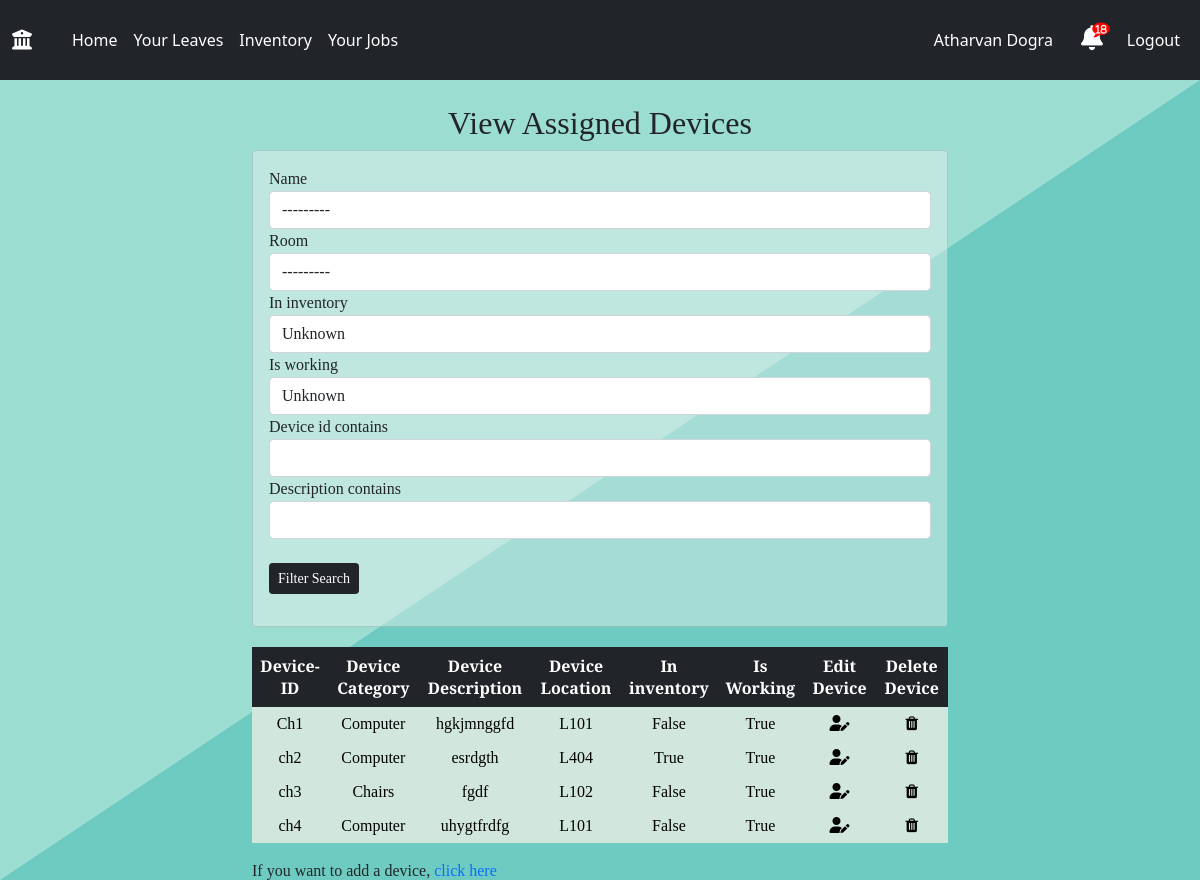
The page /admin-dashboard/view-devices/view-assigned-devices (signed in) on the database as committed earlier.
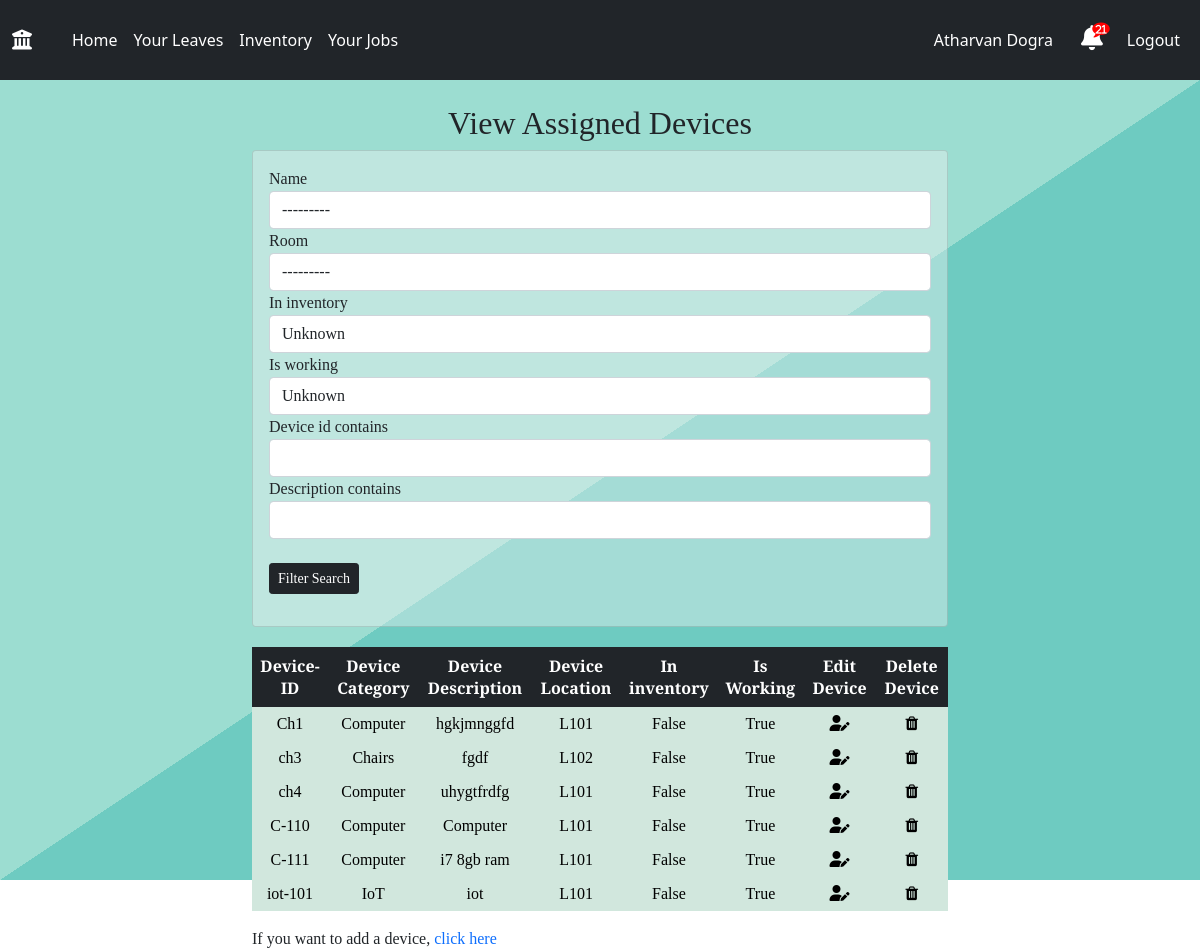
The same page on the database as committed later.
### main/models.py (models this page shows, shortened)
class Devices(models.Model):
    device_id = models.CharField(max_length=20, blank=False, null=False,unique=True)
    name=models.ForeignKey("CategoryOfDevice",blank=False,null=False, on_delete=models.CASCADE)
    description = models.TextField(max_length=1024)
    room=models.ForeignKey('Room',blank=True,null=True,on_delete=SET_NULL,default=None)
    in_inventory=models.BooleanField(default=False)
    is_working=models.BooleanField(default=True)
    not_working_reason=models.TextField(default=None,blank=True,null=True)
    who_expired = models.ForeignKey(Staff, null=True, blank=True, on_delete=models.SET_NULL)

class CategoryOfDevice(models.Model):
    category = models.CharField(max_length=100, null=False)
    def __str__(self):
        return self.category

class Room(models.Model):
    room_id = models.CharField(max_length=20, blank=False)
    name = models.CharField(max_length=255, blank=True)
    floor = models.IntegerField(blank=False, null=False, default=0)
    is_lab=models.BooleanField(default=False)
    def __str__(self):
        return self.room_id

### main/views.py (the view)
# urls.py: path('admin-dashboard/view-devices/view-assigned-devices',views.adminview_assigned_devices,name='adminview_assigned_devices'),
@login_required
def adminview_assigned_devices(request):
	staff=Staff.objects.get(user_obj=request.user)
	notification_count=get_notifications(staff.id)
	all_devices=Devices.objects.all()
	devices=Devices.objects.filter(room=None)
	assigned_devices=[dev for dev in all_devices if dev not in devices]
	assigned_devices=Devices.objects.filter(id__in={instance.id for instance in assigned_devices})
	myFilter = filterAssignedDevices(request.GET,queryset=assigned_devices)
	assigned_devices=myFilter.qs
	context={
		'staff':staff,
		'devices':assigned_devices,
		'myFilter':myFilter,
		'notification_count':notification_count,
	}
	return render(request,'admin/adminview_assigned_devices.html',context)

### main/views.py (called while the page is built)
def get_notifications(id):
	current_user=Staff.objects.get(id=id)
	designation=current_user.designation.designation
	notifications=[]
	if designation == 'Lab Technician':
		notification = Notification.objects.filter(notification_type='TECH',isActive=True,checked=False).order_by('-time').all()
		notifications.extend(notification)
	receiver=str(current_user.id) +' '+current_user.name
	notification = Notification.objects.filter(reciever=receiver,isActive=True,checked=False).order_by('-time').all()
	notifications.extend(notification)
	if designation == 'System Analyst' or designation == 'Lab Supervisor':
		notification=Notification.objects.filter(reciever='admin',isActive=True,checked=False).order_by('-time').all()
		notifications.extend(notification)
	return len(notifications)

### templates/admin/adminview_assigned_devices.html
{% extends 'base.html' %}
{% load static %}
{% block body %}
{% include 'navbar.html' with staff=staff notification_count=notification_count%}
<section class="sectionLogin">
  <br>
  <h2 style = "text-align: center;"> View Assigned Devices</h2>
<div class="container">
    <div class="col">
        <div class=" card card-body" style="background-color: rgba(245, 245, 245,0.4);">
            <form method="get">
              {% load crispy_forms_tags %}
                {{myFilter.form|crispy}}
                <br>
                <button class="btn btn-dark btn-sm" type="submit">Filter Search</button>
            </form>
        </div>
    </div>
    <div class="courses-table" style = "margin-top: 20px;">
        <table class="table1 table table-borderless table-dark table-hover" style = "text-align: center;">
            <thead>
              <tr>
                <th scope="col" >Device-ID</th>
                <th scope="col" >Device Category</th>
                <th scope="col" >Device Description</th>
                <th scope="col" >Device Location</th>
                <th scope="col" >In inventory</th>
                <th scope="col" >Is Working</th>
                <th scope="col" >Edit Device</th>
                <th scope="col" >Delete Device</th>
              </tr>
            </thead>
            <tbody>
              {% for device in devices %}
            <tr class="table-success" style = "text-align: center;">
                <td>{{device.device_id}}</td>
                <td>{{device.name.category}}</td>
                <td>{{device.description}}</td>
                <td>{{device.room.room_id}}</td>
                <td>{{device.in_inventory}}</td>
                <td>{{device.is_working}}</td>
                <td class="table-success"><a href=" {% url 'main:adminedit_assigned_device' id=device.id  %} " style="color: black; text-decoration: underline;"><i class="fas fa-user-edit"></i></a></td>
                <td><a href="{%url 'main:admin_delete_device' id=device.id%}" style="color: black; text-decoration: underline;"><i class="fa fa-trash" aria-hidden="true"></i></a></td>
            </tr>
              {% endfor %}
            </tbody>
          </table>
        </div>
        <p>If you want to add a device, <a href = "{% url 'main:adminadd_device' %}">click here</a></p>
</div>
</section>
{% endblock body %}

### templates/navbar.html (shortened to what this page needs)
{% extends "base.html" %}
{% load static %}
{% block body %}
<nav class="navbar navbar-expand-md navbar-dark bg-dark">
  <div class="container-fluid">
    <div class="navbar-collapse collapse w-100 order-1 order-md-0 dual-collapse2">
      <ul class="navbar-nav me-auto">
        <li class="nav-item active navbar-brand">
          <a class="navbar-brand" href="{% url 'main:user_profile' %}" style="text-decoration: none;"><i class="fas fa-university"></i></a>
        </li>
        <li class="nav-item navLink">
          <a class="nav-link nav_text" href="{% url 'main:user_profile' %}" style="text-decoration: none; color : white">Home</a>
        </li>
        {% if user.is_authenticated %}
        <li class="nav-link nav_text navLink">
          <a href="{% url 'main:userLeaves' %}" style="text-decoration: none; color : white">Your Leaves</a>
        </li>
        <li class="nav-link nav_text navLink">
          <a href="{% url 'main:viewinventory' %}" style="text-decoration: none; color : white">Inventory</a>
        </li>
        <li class="nav-link nav_text navLink">
          <a href="{% url 'main:jobALerts' %}" style="text-decoration: none; color : white">Your Jobs</a>
        </li>
        {%endif%}
      </ul>
    </div>
    <div class="navbar-collapse collapse w-100 order-3 dual-collapse2">
      <ul class="navbar-nav ms-auto">
        {% if user.is_authenticated %}
        <li class="nav-link nav-text navLink mr-5" style="margin-right: 20px;">
          <a href="{% url 'main:userProfileDetails' %}" style="text-decoration: none; color : white">{{ staff.name }} </a>
        </li>
        <li class="nav-item navbar-brand">
          <link href="https://maxcdn.bootstrapcdn.com/font-awesome/4.7.0/css/font-awesome.min.css" rel="stylesheet" />
          <a class="fas fa-bell" href="{% url 'main:notification' %}" style="text-decoration: none; color : white">
              <span class="fa fa-comment"></span>
              <span class="num">{{notification_count}}</span>
          </a>
        </li>
        <li class="nav-link nav_text navLink"><a href="{% url 'main:logout_request' id=staff.id%}" style="text-decoration: none; color : white">Logout</a></li>
        {% else %}
        <li class="nav-link nav_text navLink"><a href="{% url 'main:login' %}">Login</a></li>
        {%endif%}
      </ul>
    </div>
  </div>
</nav>
  {% endblock %}

Rows that differ between the two databases and show on the page:
no longer on this page (row edited): Devices: device_id "ch2", name.category "Computer", description "esrdgth", room.room_id "L404", in_inventory "True", is_working "True"
added Devices: device_id "C-110", name.category "Computer", description "Computer", room.room_id "L101", in_inventory "False", is_working "True"
added Devices: device_id "C-111", name.category "Computer", description "i7 8gb ram", room.room_id "L101", in_inventory "False", is_working "True"
added Devices: device_id "iot-101", name.category "IoT", description "iot", room.room_id "L101", in_inventory "False", is_working "True"
Other text that changed with them:
{{ notification_count }}: "18" → "21"
